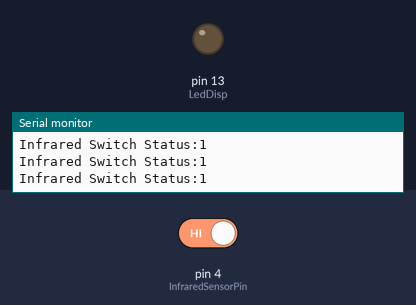
The sketch below on a simulated Arduino Uno, built with avr-gcc and run on an emulated ATmega328P. Parts: output pins drawn as LEDs (lit = HIGH), the last lines printed to the serial monitor. The inputs (shaded band) are chosen by the test bench; at power-on: pin 4 (InfraredSensorPin) HIGH.

Above: at 1.2 s.
1.3 s: pin 4 (InfraredSensorPin) driven LOW
At 2.5 s:
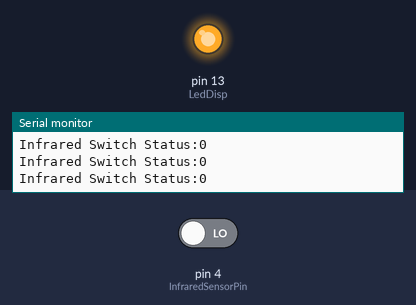
2.8 s: pin 4 (InfraredSensorPin) driven HIGH
At 4.2 s:
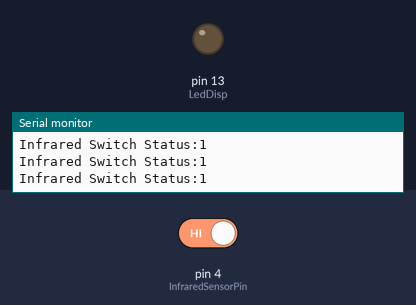
Timing chart, 0 to 5.8 s (numbered marks = the images above; inputs shaded):
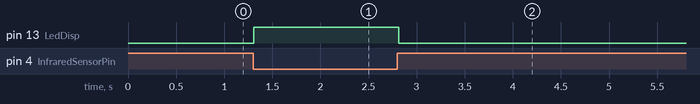

Measured:
- after the input at 1.3 s, pin 13 (LedDisp): LOW → HIGH at once
- after the input at 2.8 s, pin 13 (LedDisp): HIGH → LOW at once

The sketch:

arduino_air.ino
```cpp
const int InfraredSensorPin = 4;//Connect the signal pin to the digital pin 4
const int LedDisp = 13;

void setup()
{
  Serial.begin(57600);
  Serial.println("Start!");
  pinMode(InfraredSensorPin,INPUT);
  pinMode(LedDisp,OUTPUT);
  digitalWrite(LedDisp,LOW);
}

void loop()
{
  if(digitalRead(InfraredSensorPin) == LOW)
    digitalWrite(LedDisp,HIGH);
  else
    digitalWrite(LedDisp,LOW);

  Serial.print("Infrared Switch Status:");
  Serial.println(digitalRead(InfraredSensorPin),BIN);
  delay(50);
}
```
